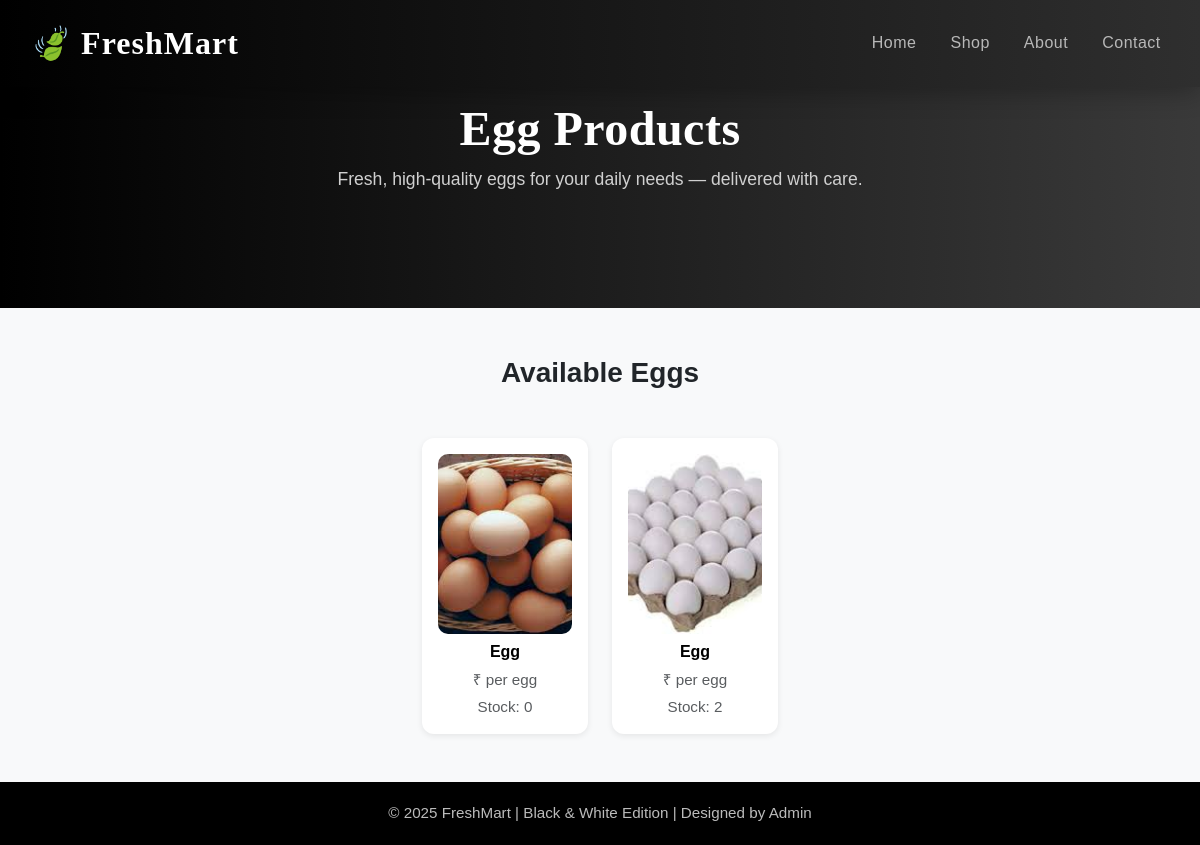
/egg_pageview, run on the app's committed database.
### myapp/models.py (models this page shows, shortened)
class Productegg(models.Model):
    image = models.ImageField(upload_to='products')
    stock = models.PositiveIntegerField(default=0)
    name = models.CharField(max_length=100)
    date = models.DateTimeField(auto_now=True)
    available = models.BooleanField(default=True)
    price = models.IntegerField(help_text="Price for one egg (in rupees)")

### myapp/views.py (the view)
# urls.py: path('egg_pageview',views.egg_pageview,name='egg_pageview'),
def egg_pageview(request):
    s=Productegg.objects.all()
    return render(request,'egg_pageview.html',{'result':s})

### templates/egg_pageview.html (shortened to what this page needs)
{% load static %}
<!doctype html>
<html lang="en">
<head>
  <link href="https://cdn.jsdelivr.net/npm/bootstrap@5.3.2/dist/css/bootstrap.min.css" rel="stylesheet">
</head>
<body>
<nav class="navbar navbar-expand-lg navbar-dark fixed-top">
  <div class="container-fluid">
    <a class="navbar-brand" href="/">🍃 FreshMart</a>
    <div class="collapse navbar-collapse justify-content-end" id="navbarNav">
      <ul class="navbar-nav align-items-lg-center">
        <li class="nav-item"><a class="nav-link {% if request.path == '/' %}active{% endif %}" href="/">Home</a></li>
        <li class="nav-item"><a class="nav-link {% if 'shop' in request.path %}active{% endif %}" href="{% url 'shop' %}">Shop</a></li>
        <li class="nav-item"><a class="nav-link {% if 'about' in request.path %}active{% endif %}" href="{% url 'about' %}">About</a></li>
        <li class="nav-item"><a class="nav-link" href="contact">Contact</a></li>
      </ul>
    </div>
  </div>
</nav>
<section class="hero">
  <div class="container">
    <h1 class="fw-bold">Egg Products</h1>
    <p class="lead">Fresh, high-quality eggs for your daily needs — delivered with care.</p>
  </div>
</section>
<section class="py-5 bg-light">
  <div class="container">
    <h3 class="text-center mb-5 fw-semibold text-dark">Available Eggs</h3>
    <div class="row g-4 justify-content-center">
      {% for egg in result %}
      <div class="col-6 col-sm-4 col-md-3 col-lg-2">
        <a href="{% url 'egg_cart' egg.id %}" class="text-decoration-none text-dark">
          <div class="card product-card h-100 text-center p-3">
            {% if egg.image %}
              <img src="{{ egg.image.url }}" alt="{{ egg.name }}">
            {% else %}
              <img src="{% static 'images/no_image.png' %}" alt="No Image">
            {% endif %}
            <div class="card-body p-0 mt-2">
              <h6 class="fw-bold">{{ egg.name }}</h6>
              <p class="text-muted mb-1">₹{{ egg.price_per_egg }} per egg</p>
              <p class="text-muted mb-0">Stock: {{ egg.stock }}</p>
            </div>
          </div>
        </a>
      </div>
      {% empty %}
      <p class="text-center text-muted">No egg products available.</p>
      {% endfor %}
    </div>
  </div>
</section>
<footer class="text-center">
  <div class="container">
    <p class="mb-0">© 2025 FreshMart | Black & White Edition | Designed by Admin</p>
  </div>
</footer>
</body>
</html>

### templates/egg_pageview.html (style rules this page uses)
:root { --black: #000; --white: #fff; --gray-dark: #2f2f2f; --gray-light: #b8b8b8; --gray-bg: #f4f4f4; }
body { background-color: var(--gray-bg); color: var(--black); font-family: 'Poppins', sans-serif; }
.navbar { background: linear-gradient(90deg, var(--black), var(--gray-dark)); box-shadow: 0 4px 25px rgba(0, 0, 0, 0.3); padding: 0.9rem 1.2rem; transition: all 0.3s ease; }
.navbar-brand { font-family: 'Playfair Display', serif; font-size: 2rem; font-weight: 700; color: var(--white) !important; letter-spacing: 1px; transition: all 0.3s ease; }
.nav-link { color: var(--gray-light) !important; font-weight: 500; margin-left: 18px; letter-spacing: 0.5px; transition: all 0.3s ease; }
.hero { background: linear-gradient(to right, #000, #3a3a3a); color: var(--white); padding: 100px 0; text-align: center; }
.hero h1 { font-family: 'Playfair Display', serif; font-weight: 700; font-size: 3rem; letter-spacing: 0.5px; }
.hero p { color: #d0d0d0; font-size: 1.1rem; }
.product-card { background-color: #fff; border: none; border-radius: 12px; transition: all 0.4s ease; overflow: hidden; box-shadow: 0 2px 6px rgba(0,0,0,0.08); }
.product-card img { width: 100%; height: 180px; object-fit: cover; border-radius: 10px; transition: all 0.4s ease; }
.card-body h6 { font-weight: 600; color: var(--black); }
.card-body p { color: #666; font-size: 0.95rem; }
footer { background-color: var(--black); color: #bbb; padding: 20px 0; font-size: 0.95rem; }

### data on the page
Productegg: image (picture), name "Egg", stock "0"
Productegg: image (picture), name "Egg", stock "2"
